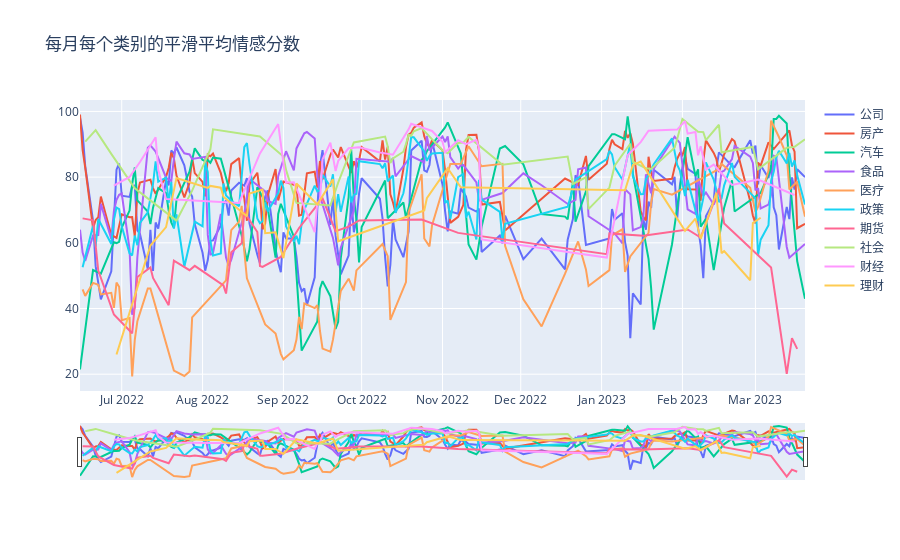

The code cell stored with this chart in its notebook:
### Code cell
# import plotly.graph_objects as go

# # 对平均分数应用滑动平均以平滑曲线
# window_size = 3
# monthly_category_avg['smoothed_sent_score'] = monthly_category_avg.groupby('category_label')['sent_score'].transform(lambda x: x.rolling(window=window_size, min_periods=1).mean())

# # 创建平滑折线图
# fig = go.Figure()

# for category in monthly_category_avg['category_label'].unique():
#     category_data = monthly_category_avg[monthly_category_avg['category_label'] == category]
#     fig.add_trace(go.Scatter(x=category_data['day'], y=category_data['smoothed_sent_score'], mode='lines', name=category))

# # 添加窗口缩放条
# fig.update_xaxes(rangeslider_visible=True)

# # 设置图表布局
# fig.update_layout(title='每月每个类别的平滑平均情感分数')

# # 显示图表
# fig.show()
